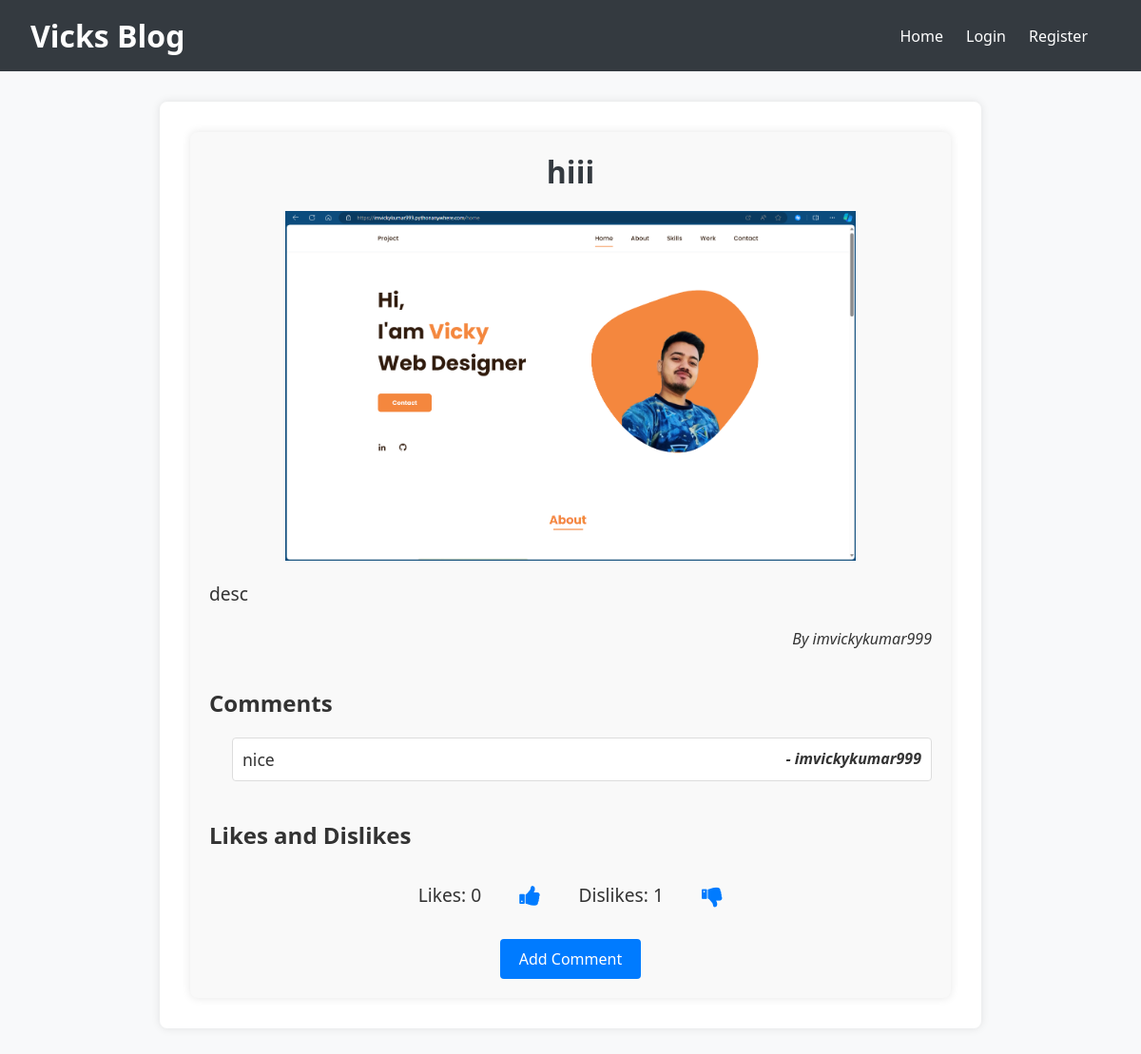
Before: /blog/post/2/ with the older database file.
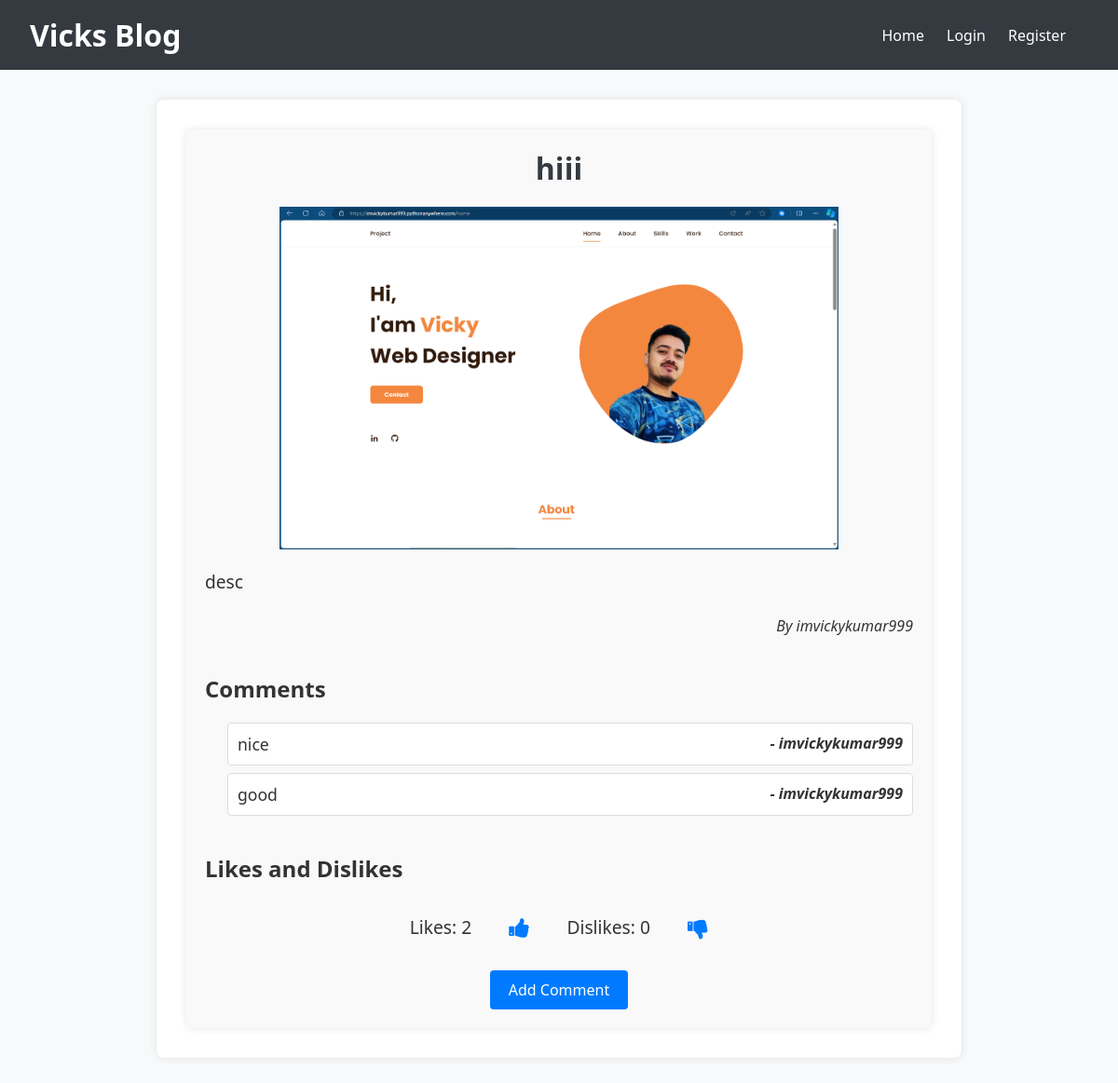
After: the same page with the newer database file.
### blog/models.py (models this page shows, shortened)
class Comment(models.Model):
    post = models.ForeignKey(Post, related_name='comments', on_delete=models.CASCADE)
    user = models.ForeignKey(User, on_delete=models.CASCADE)
    content = models.TextField()
    created_at = models.DateTimeField(auto_now_add=True)

### blog/views.py (the view)
# urls.py: path('post/<int:pk>/', views.post_detail, name='post_detail'),
def post_detail(request, pk):
    post = get_object_or_404(Post, pk=pk)
    likes_count = post.likes_dislikes.filter(is_like=True).count()
    dislikes_count = post.likes_dislikes.filter(is_like=False).count()
    context = {
        'post': post,
        'likes_count': likes_count,
        'dislikes_count': dislikes_count,
    }
    return render(request, 'blog/post_detail.html', context)

### blog/templates/blog/post_detail.html (shortened to what this page needs)
{% extends "blog/base_generic.html" %}
{% block content %}
<div class="post-detail-container">
    <h2 class="post-title">{{ post.title }}</h2>
    {% if post.image %}
        <img src="{{ post.image.url }}" alt="{{ post.title }}" class="post-image">
    {% endif %}
    <p class="post-content">{{ post.content|safe }}</p>
    <p class="post-author">By {{ post.author.username }}</p>
    <h3 class="comments-title">Comments</h3>
    <ul class="comments-list">
        {% for comment in post.comments.all %}
            <li class="comment-item">
                <div class="comment-content">{{ comment.content }}</div>
                <div class="comment-author">- {{ comment.user.username }}</div>
            </li>
        {% endfor %}
    </ul>
    <h3 class="likes-dislikes-title">Likes and Dislikes</h3>
    <div class="likes-dislikes-container">
        <span class="likes-count">Likes: {{ likes_count }}</span>
        <a href="{% url 'like_post' post.pk %}" class="icon-link"><i class="fa fa-thumbs-up"></i></a>
        <span class="dislikes-count">Dislikes: {{ dislikes_count }}</span>
        <a href="{% url 'dislike_post' post.pk %}" class="icon-link"><i class="fa fa-thumbs-down"></i></a>
    </div>
    <div class="actions">
        <a href="{% url 'add_comment' post.pk %}" class="action-link">Add Comment</a>
    </div>
</div>
<link rel="stylesheet" href="https://cdnjs.cloudflare.com/ajax/libs/font-awesome/4.7.0/css/font-awesome.min.css">
{% endblock %}

Changed rows visible on the page:
added Comment: content "good", user.username "imvickykumar999"
Other visible differences:
{{ likes_count }}: "0" → "2"
{{ dislikes_count }}: "1" → "0"
